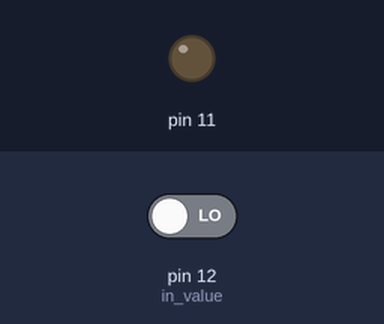
Recording of a program running on a simulated Raspberry Pi (header pin numbers). Shown: output pins drawn as LEDs (lit = HIGH). The inputs (shaded band) are chosen by the test bench; at power-on: pin 12 (in_value) LOW.

Above: at 0.1 s.
At 2.1 s:
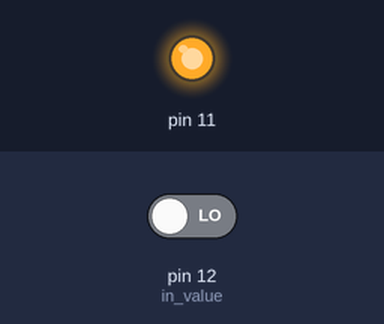
Timing chart, 0 to 3.6 s (numbered marks = the images above):
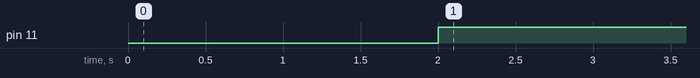

The program:

buttonControlLed.py
```python
import RPi.GPIO as GPIO
import time

GPIO.setmode(GPIO.BOARD)
GPIO.setup(11,GPIO.OUT)
GPIO.setup(12,GPIO.IN)
while True:
	in_value = GPIO.input(12)
	if in_value == False:
	  GPIO.output(11,False)
	  time.sleep(2)
	  GPIO.output(11, True)
	  while in_value == False:
	       in_value = GPIO.input(12)
```

Measured:
- by itself, pin 11: LOW → HIGH at 2.0 s
